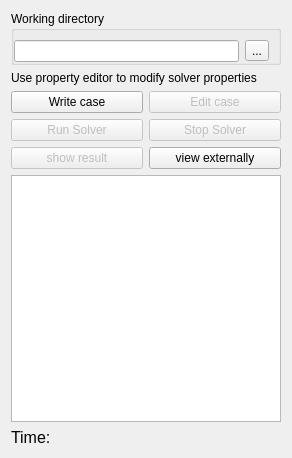
<?xml version="1.0" encoding="UTF-8"?>
<ui version="4.0">
 <class>AnalysisControl</class>
 <widget class="QWidget" name="AnalysisControl">
  <property name="geometry">
   <rect>
    <x>0</x>
    <y>0</y>
    <width>292</width>
    <height>458</height>
   </rect>
  </property>
  <property name="windowTitle">
   <string>Analysis control</string>
  </property>
  <layout class="QVBoxLayout" name="verticalLayout">
   <item>
    <widget class="QGroupBox" name="gb_working_dir">
     <property name="title">
      <string>Working directory</string>
     </property>
     <layout class="QHBoxLayout" name="horizontalLayout_4">
      <property name="leftMargin">
       <number>0</number>
      </property>
      <property name="bottomMargin">
       <number>0</number>
      </property>
      <item>
       <widget class="QLineEdit" name="le_working_dir">
        <property name="enabled">
         <bool>true</bool>
        </property>
        <property name="readOnly">
         <bool>true</bool>
        </property>
       </widget>
      </item>
      <item>
       <widget class="QToolButton" name="tb_choose_working_dir">
        <property name="enabled">
         <bool>true</bool>
        </property>
        <property name="text">
         <string>...</string>
        </property>
       </widget>
      </item>
     </layout>
    </widget>
   </item>
   <item>
    <widget class="QLabel" name="label">
     <property name="text">
      <string>Use property editor to modify solver properties</string>
     </property>
     <property name="wordWrap">
      <bool>true</bool>
     </property>
    </widget>
   </item>
   <item>
    <layout class="QGridLayout" name="gl_actions">
     <item row="2" column="0">
      <widget class="QPushButton" name="pb_run_solver">
       <property name="enabled">
        <bool>false</bool>
       </property>
       <property name="text">
        <string>Run Solver</string>
       </property>
      </widget>
     </item>
     <item row="2" column="1">
      <widget class="QPushButton" name="pb_terminate_solver">
       <property name="enabled">
        <bool>false</bool>
       </property>
       <property name="text">
        <string>Stop Solver</string>
       </property>
      </widget>
     </item>
     <item row="0" column="0">
      <widget class="QPushButton" name="pb_write_inp">
       <property name="text">
        <string>Write case</string>
       </property>
      </widget>
     </item>
     <item row="0" column="1">
      <widget class="QPushButton" name="pb_edit_inp">
       <property name="enabled">
        <bool>false</bool>
       </property>
       <property name="text">
        <string>Edit case</string>
       </property>
      </widget>
     </item>
     <item row="3" column="0">
      <widget class="QPushButton" name="pb_show_result">
       <property name="enabled">
        <bool>false</bool>
       </property>
       <property name="text">
        <string>show result</string>
       </property>
      </widget>
     </item>
     <item row="3" column="1">
      <widget class="QPushButton" name="pb_view_externally">
       <property name="text">
        <string>view externally</string>
       </property>
      </widget>
     </item>
    </layout>
   </item>
   <item>
    <widget class="QTextEdit" name="textEdit_Output">
     <property name="lineWrapMode">
      <enum>QTextEdit::NoWrap</enum>
     </property>
    </widget>
   </item>
   <item>
    <widget class="QLabel" name="l_time">
     <property name="font">
      <font>
       <pointsize>12</pointsize>
      </font>
     </property>
     <property name="text">
      <string>Time:</string>
     </property>
    </widget>
   </item>
  </layout>
 </widget>
 <resources/>
 <connections/>
</ui>
